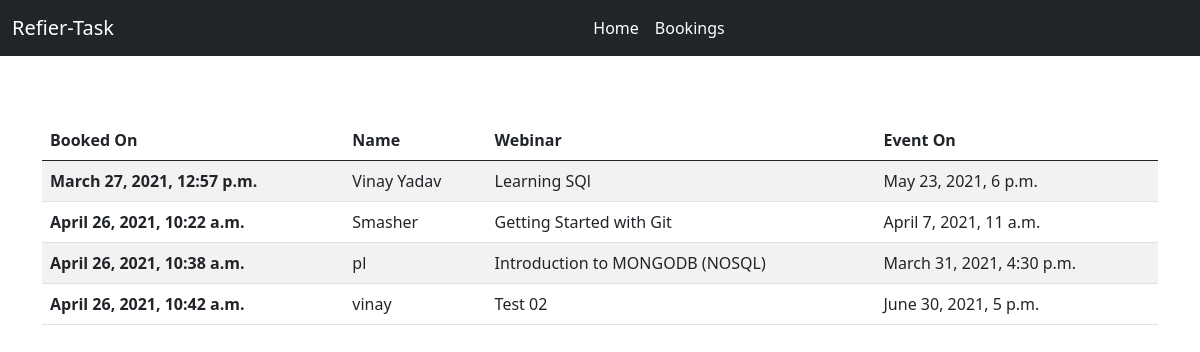
Before: /booking/ with the older database file.
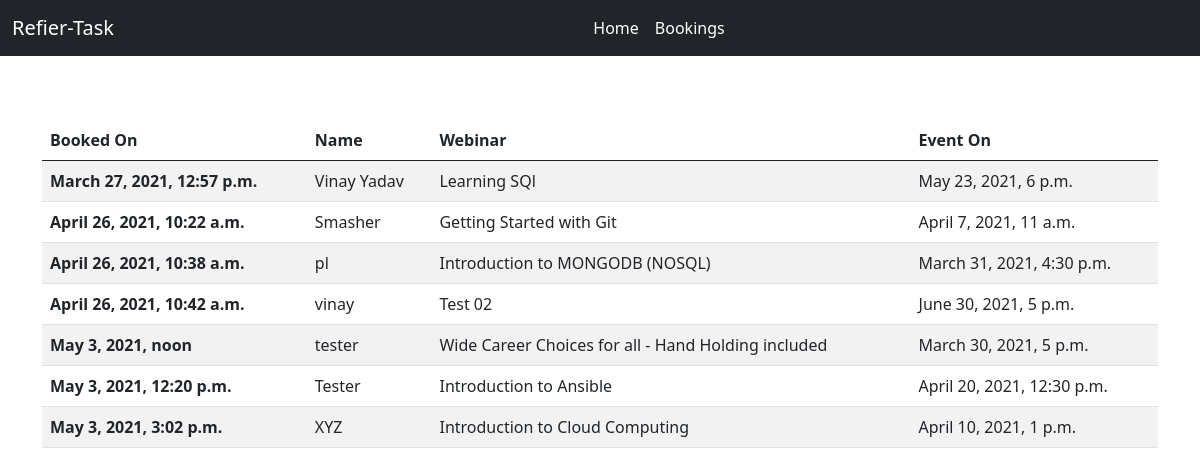
After: the same page with the newer database file.
### main/models.py (models this page shows, shortened)
class Booking(models.Model):
    created = models.DateTimeField(auto_now_add=True)
    event = models.ForeignKey(Webinar, on_delete=models.CASCADE)
    name = models.CharField(max_length=30)
    email = models.EmailField()
    mobile = models.CharField(max_length=10)
    class Meta:
        verbose_name_plural = 'Bookings'

class Webinar(models.Model):
    created = models.DateTimeField(auto_now_add=True)
    title = models.CharField(max_length=100)
    sub_heading = models.CharField(max_length=100, blank=True, null=True, verbose_name='Sub Heading')
    description = models.TextField(null=True, blank=True)
    instructor = models.CharField(max_length=30, verbose_name='Instructor Name')
    event_on = models.DateTimeField()
    cost = models.CharField(max_length=5, default=0)
    up_vote = models.IntegerField(default=0)
    down_vote = models.IntegerField(default=0)
    class Meta:
        verbose_name_plural = 'Webinars'

### main/views.py (the view)
# urls.py: path('booking/', all_bookings, name='all_bookings'),
def all_bookings(request):
    return render(
        request,
        'main/bookings.html',
        {
            'title': 'All Booking',
            'bookings': Booking.objects.all()[:25]
        }
    )

### templates/main/bookings.html
{% extends 'main/index.html' %}
{% block content %}
<div class="container" style="margin-top: 4rem;">
    {% if bookings %}
        <table class="table table-striped table-hover">
            <thead>
                <tr>
                    <th scope="col">Booked On</th>
                    <th scope="col">Name</th>
                    <th scope="col">Webinar</th>
                    <th scope="col">Event On</th>
                </tr>
            </thead>
            <tbody>
                {% for booking in bookings %}
                <tr>
                    <th scope="row">{{ booking.created }}</th>
                    <td>{{ booking.name }}</td>
                    <td>{{ booking.event.title }}</td>
                    <td>{{ booking.event.event_on }}</td>
                </tr>
                {% endfor %}
            </tbody>
        </table>
    {% else %}
        <h4>No Bookings!!</h4>
    {% endif %}
</div>
{% endblock %}

Changed rows visible on the page:
added Booking: created "May 3, 2021, noon", name "tester", event "Wide Career Choices for all - Hand Holding included", event.event_on "March 30, 2021, 5 p.m."
added Booking: created "May 3, 2021, 12:20 p.m.", name "Tester", event "Introduction to Ansible", event.event_on "April 20, 2021, 12:30 p.m."
added Booking: created "May 3, 2021, 3:02 p.m.", name "XYZ", event "Introduction to Cloud Computing", event.event_on "April 10, 2021, 1 p.m."
